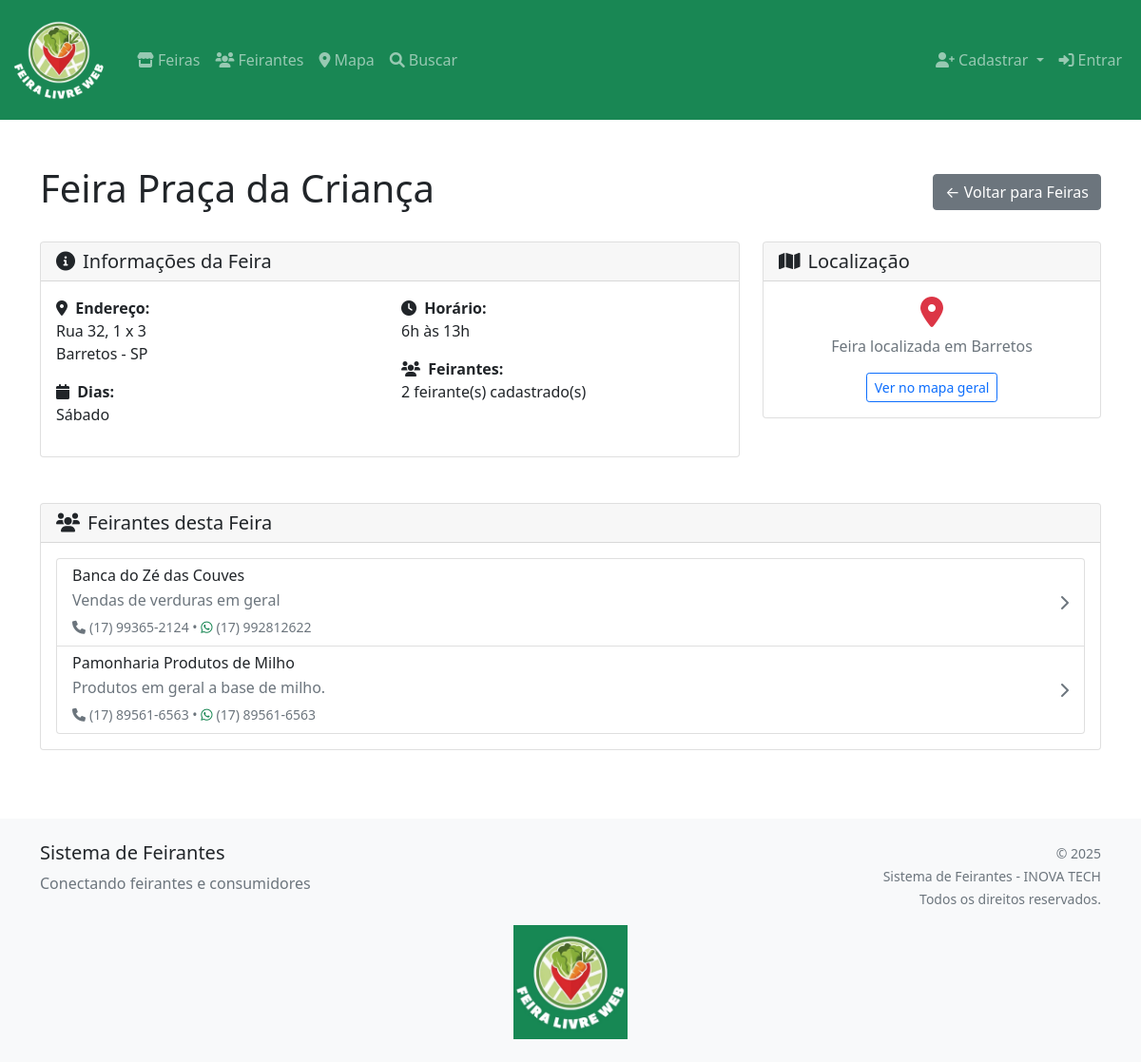
Before: /feirantes/feira/3/ with the older database file.
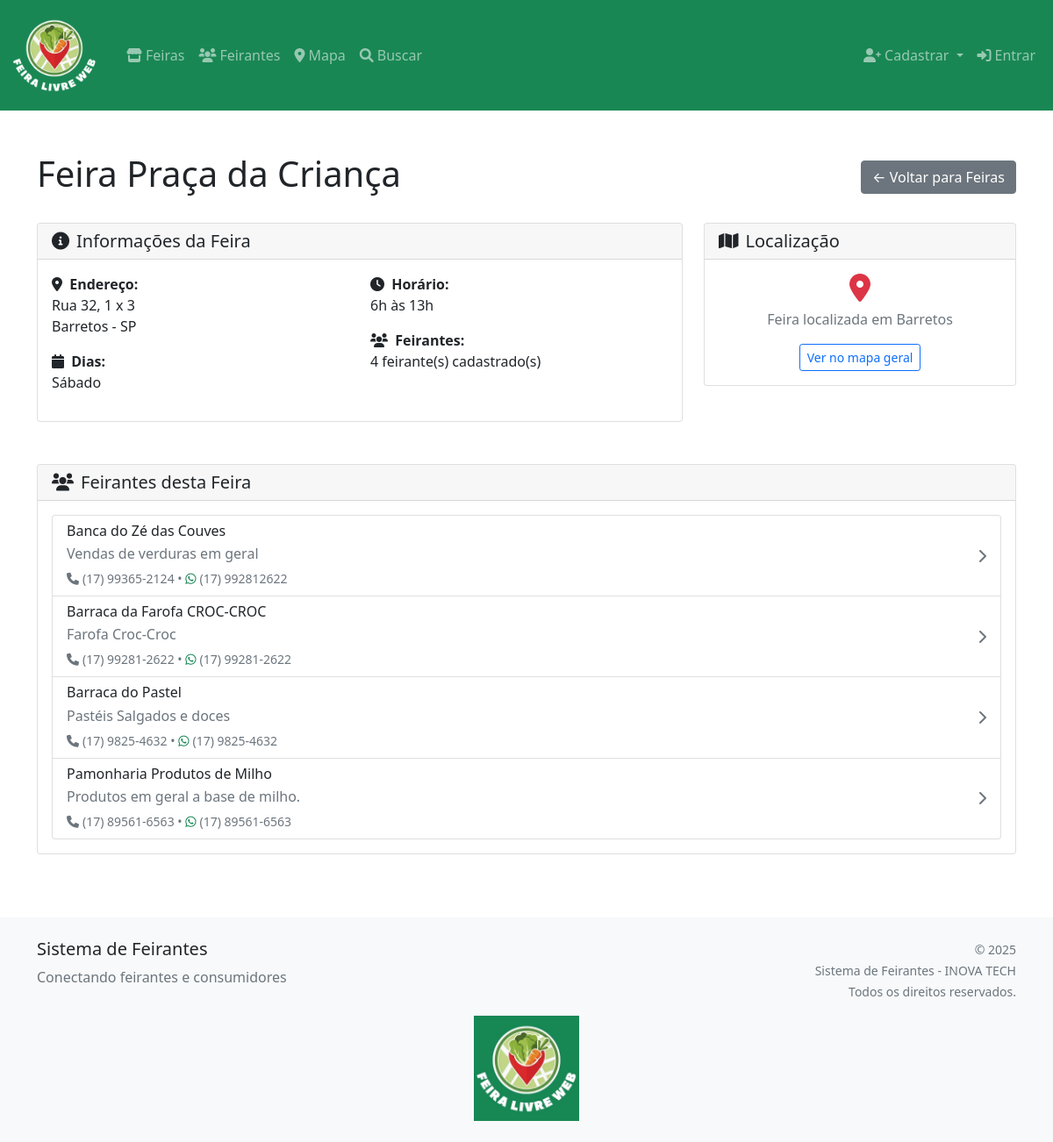
After: the same page with the newer database file.
### feirantes/models.py (models this page shows, shortened)
class Feirante(models.Model):
    usuario = models.OneToOneField(
        User, on_delete=models.CASCADE, related_name='feirante')
    nome_comercial = models.CharField(max_length=200)
    cpf = models.CharField(max_length=14, unique=True)
    telefone = models.CharField(max_length=20)
    whatsapp = models.CharField(max_length=20, blank=True)
    email = models.EmailField(unique=True)
    endereco = models.TextField(blank=True)
    cidade = models.CharField(max_length=100, blank=True)
    estado = models.CharField(max_length=2, blank=True)
    cep = models.CharField(max_length=9, blank=True)
    descricao = models.TextField(blank=True)
    foto = models.ImageField(upload_to='feirantes/', blank=True, null=True)
    especialidades = models.ManyToManyField(
        Especialidade, blank=True,
        help_text="Principais produtos/especialidades")
    feiras = models.ManyToManyField(
        Feira,
        blank=True,
        help_text="Feiras onde o feirante participa",
        related_name="feirantes"
    )
    subdominio = models.SlugField(
        max_length=100, unique=True,
        help_text="URL da loja: site.com/loja/[subdominio]")
    instagram = models.CharField(max_length=100, blank=True)
    facebook = models.CharField(max_length=100, blank=True)
    ativo = models.BooleanField(default=True)
    verificado = models.BooleanField(default=False)
    criado_em = models.DateTimeField(auto_now_add=True)
    atualizado_em = models.DateTimeField(auto_now=True)
    views = models.PositiveIntegerField(default=0)
    class Meta:
        verbose_name = 'Feirante'
        verbose_name_plural = 'Feirantes'
        ordering = ['nome_comercial']

### feirantes/views.py (the view)
# urls.py: path('feira/<int:pk>/', views.detalhe_feira, name='detalhe_feira'),
def detalhe_feira(request, pk):
    feira = get_object_or_404(Feira, pk=pk, ativa=True)
    feirantes = feira.feirantes.filter(ativo=True)  # type: ignore
    return render(request, 'feirantes/detalhe_feira.html', {
        'feira': feira,
        'feirantes': feirantes
    })

### feirantes/models.py (called while the page is built)
    def get_dias_funcionamento_display(self):
        return dict(self.DIAS_SEMANA).get(self.dias_funcionamento, '')

### feirantes/templates/feirantes/detalhe_feira.html (shortened to what the changed rows need)
{% extends 'feirantes/base.html' %}
{% block content %}
<div class="container mt-4">
    <div class="d-flex justify-content-between align-items-center mb-4">
        <h1>{{ feira.nome }}</h1>
    </div>
    <div class="row">
        <div class="col-md-8">
            <div class="card mb-4">
                <div class="card-body">
                    <div class="row">
                        <div class="col-md-6">
                            <p><strong><i class="fas fa-clock me-1"></i> Horário:</strong><br>
                                {{ feira.horario_funcionamento }}</p>
                            <p><strong><i class="fas fa-users me-1"></i> Feirantes:</strong><br>
                                {{ feirantes.count }} feirante(s) cadastrado(s)</p>
                        </div>
                    </div>
                </div>
            </div>
        </div>
    </div>
    <div id="feirantes" class="mt-4">
        <div class="card">
            <div class="card-body">
                {% if feirantes %}
                <div class="list-group">
                    {% for feirante in feirantes %}
                    <a href="{% url 'feirantes:loja_feirante' feirante.subdominio %}"
                        class="list-group-item list-group-item-action">
                        <div class="d-flex justify-content-between align-items-center">
                            <div>
                                <h6 class="mb-1">{{ feirante.nome_comercial }}</h6>
                                {% if feirante.descricao %}
                                <p class="mb-1 text-muted">{{ feirante.descricao|truncatewords:15 }}</p>
                                {% endif %}
                                <small class="text-muted">
                                    <i class="fas fa-phone me-1"></i>{{ feirante.telefone }}
                                    {% if feirante.whatsapp %}
                                    • <i class="fab fa-whatsapp me-1 text-success"></i>{{ feirante.whatsapp }}
                                    {% endif %}
                                </small>
                            </div>
                            <i class="fas fa-chevron-right text-muted"></i>
                        </div>
                    </a>
                    {% endfor %}
                </div>
                {% else %}
                <div class="alert alert-info">
                    <i class="fas fa-info-circle me-2"></i>
                    Nenhum feirante cadastrado nesta feira ainda.
                </div>
                {% endif %}
            </div>
        </div>
    </div>
</div>
{% endblock %}

Changed rows visible on the page:
added Feirante: nome_comercial "Barraca da Farofa CROC-CROC", descricao "Farofa Croc-Croc", telefone "(17) 99281-2622", whatsapp "(17) 99281-2622"
added Feirante: nome_comercial "Barraca do Pastel", descricao "Pastéis Salgados e doces", telefone "(17) 9825-4632", whatsapp "(17) 9825-4632"
Other visible differences:
{{ feirantes.count }}: "2" → "4"
